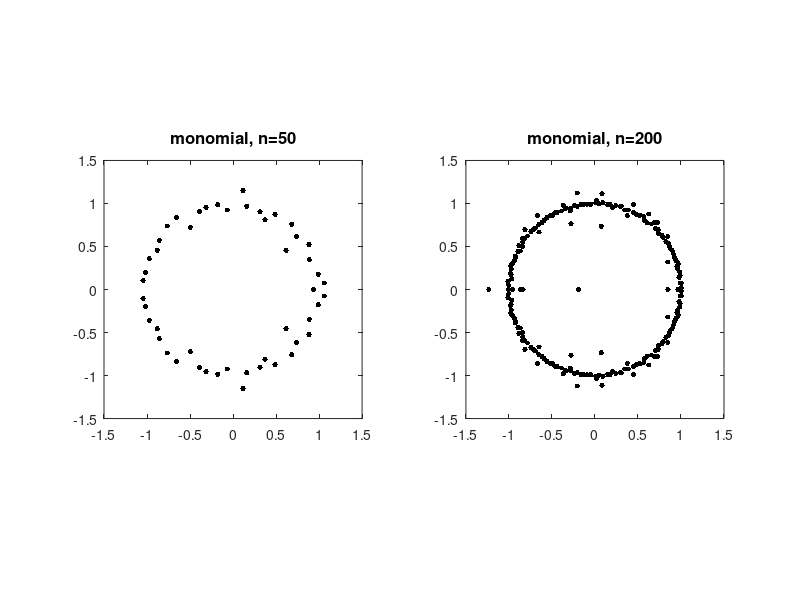

Write the MATLAB code that produced this figure. (Note: this script raises an error after producing the figure.)
%% Roots of random polynomials
% Nick Trefethen, 6th November 2011

%%
% (Chebfun example roots/RandomPolynomials.m)
% [Tags: #random, #ROOTS]

%%
% If p(z) = a_0 + a_1 z + ... + a_n z^n is a polynomial with random
% coefficients, its roots tend to lie near the unit circle [1,2].
% To be specific, suppose a_0,...,a_(n-1) are independent real
% numbers from the standard normal distribution, with a_n=1.
% Here are typical pictures for n = 50 and 200, based on Matlab's
% ROOTS command.  Incidentally, such computations are numerically
% stable [4];
% the well-known difficulties of polynomial rootfinding pertain mainly
% to problems with roots away from the unit circle and coefficients
% far from random.
nn = [50 200];
MS = 'markersize'; FS = 'fontsize'; ms = 12; fs = 12;
for j = 1:2
    subplot(1,2,j)
    n = nn(j);
    a = [1; randn(n,1)];
    r = roots(a);
    plot(r,'.k',MS,ms)
    axis(1.5*[-1 1 -1 1]), axis square
    title(['monomial, n=' int2str(n)],FS,fs)
end

%%
% The reason these roots lie near the unit circle is that
% the monomials 1, z, z^2,... are orthogonal polynomials defined on
% that set.  For orthogonal polynomials defined on a different region
% of the complex plane, we get roots tending to cluster on the
% boundary of that region [3].  In particular, the best-known families
% of orthogonal polynomials are defined over [-1,1], and random
% polynomials expressed in these bases tend to have roots near
% [-1,1].  The Chebfun ROOTS command provides an easy way to compute
% roots of such polynomials stably.
% For example, here is what happens if we repeat the 
% experiment above but for random polynomials in the basis of
% Chebyshev polynomials, i.e., p = a_0 + a_1 T_1 + ... + a_n T_n.
randn('seed',1)
for j = 1:2
    subplot(1,2,j)
    n = nn(j);
    a = [1; randn(n,1)];
    p = chebfun(a,'coeffs');
    r = roots(p,'all');
    plot(r,'.k',MS,ms)
    axis(1.5*[-1 1 -1 1]), axis square
    title(['Chebyshev, n=' int2str(n)],FS,fs)
end

%%
% Legendre polynomials are orthogonal over the same interval [-1,1],
% so the results aren't much different:
for j = 1:2
    subplot(1,2,j)
    n = nn(j);
    a = [1; randn(n,1)];
    A = legpoly(n:-1:0);
    p = A*a;
    r = roots(p,'all');
    plot(r,'.k',MS,ms)
    axis(1.5*[-1 1 -1 1]), axis square
    title(['Legendre, n=' int2str(n)],FS,fs)
end

%%
% References:
%
% [1] J. Hammersley, The zeros of a random polynomial,
% Proceedings of the Third Berkeley Symposium on Mathematical
% Statistics and Probability, 1954-1955, U. California Press,
% 1956, pp. 89-111.
%
% [2] L. A. Shepp and R. J. Vanderbei, The complex zeros of
% random polynomials, Transactions of the American Mathematical
% Society 347 (1995), 4365-4384.
%
% [3] B. Shiffman and S. Zelditch, Equilibrium distribution of
% zeros of random polynomials, International Mathematical Research
% Notices, 2003, pp. 25-49.
%
% [4] K.-C. Toh and L. N. Trefethen, Pseudozeros of polynomials and
% pseudospectra of companion matrices, Numerische Mathematik, 68
% (1994), 403-425.
